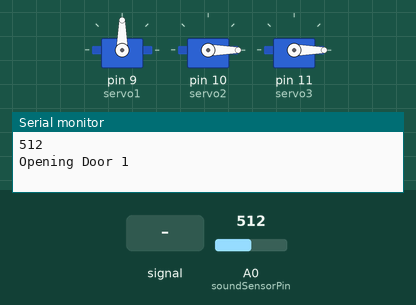
Recording of a sketch running on a simulated Arduino Uno, built with avr-gcc and run on an emulated ATmega328P. On the bench: 3 × servo, the last lines printed to the serial monitor. Inputs (shaded band) come from the test bench; at power-on: A0 (soundSensorPin) = 512.

Above: at 1.2 s.
1.3 s: A0 (soundSensorPin) fed a 1000 Hz sine of ±255 counts around its level
At 3.0 s:
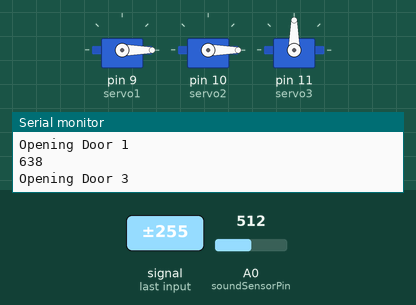
5.4 s: A0 (soundSensorPin) set to 291
7.8 s: A0 (soundSensorPin) set to 275
At 9.0 s:
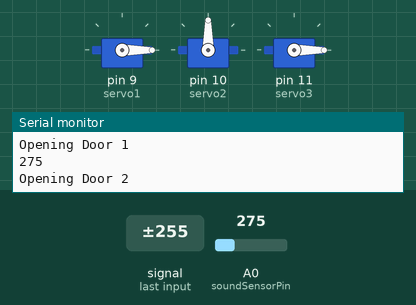
11.9 s: A0 (soundSensorPin) set to 306
At 13.5 s:
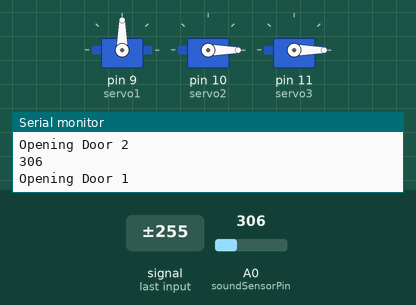
Timing chart, 0 to 17.0 s (numbered marks = the images above; inputs shaded):
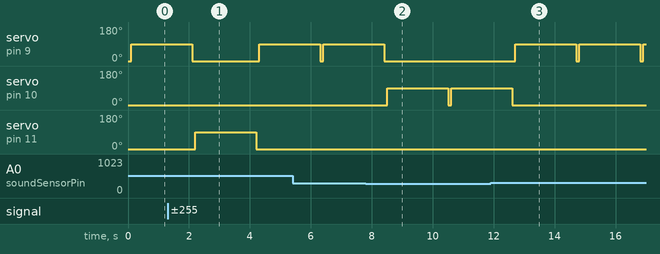

The sketch:

SOUND_SENSOR.ino
```cpp
#include <Servo.h>

Servo servo1;
Servo servo2;
Servo servo3;

const int soundSensorPin = A0;
int soundThreshold = 270;
int soundValue = 0;

void setup() {
  Serial.begin(9600);
  servo1.attach(9);
  servo2.attach(10);
  servo3.attach(11);
  servo1.write(0);
  servo2.write(0);
  servo3.write(0);
}

void loop() {
  soundValue = analogRead(soundSensorPin);
  Serial.println(soundValue);

  if (soundValue > soundThreshold) {
    int choice = detectNumber();

    if (choice == 1) {
      Serial.println("Opening Door 1");
      servo1.write(90);
      delay(2000);
      servo1.write(0);
      }
    else if (choice == 2) {
      Serial.println("Opening Door 2");
      servo2.write(90);
      delay(2000);
      servo2.write(0);
    }
    else if (choice == 3) {
      Serial.println("Opening Door 3");
      servo3.write(90);
      delay(2000);
      servo3.write(0);
    }
  }
}

int detectNumber() {
  delay(100);
  int val = analogRead(soundSensorPin);
  if (val > soundThreshold + 5) return 1;
  else if (val > soundThreshold + 2) return 2;
  else return 3;
}
```

Measured:
- the behaviour switches between 276 and 275 on A0 (soundSensorPin) (found by bisection; images 1 and 2)
- after the input at 1.3 s, servo on pin 11 (servo3): 0° → 90° after 0.90 s, → 0° 2.0 s later
- after the input at 7.8 s, servo on pin 9 (servo1): goes on until 8.4 s, then stays 0°; servo on pin 10 (servo2): 0° → 90° after 0.70 s, → 0° 2.0 s later, → 90° 0.10 s later
- after the input at 11.9 s, servo on pin 9 (servo1): alternates 90° for 2.0 s and 0° for 0.10 s, starting after 0.81 s; servo on pin 10 (servo2): goes on until 12.6 s, then stays 0°
